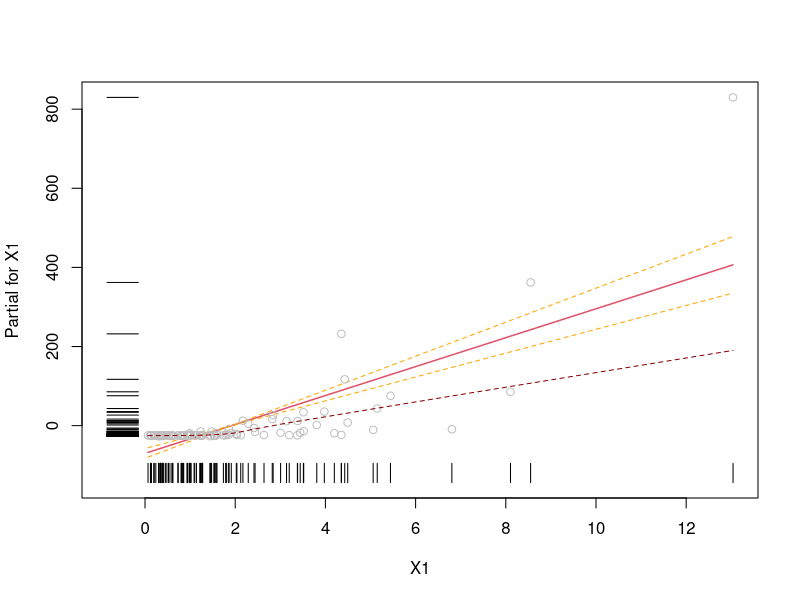
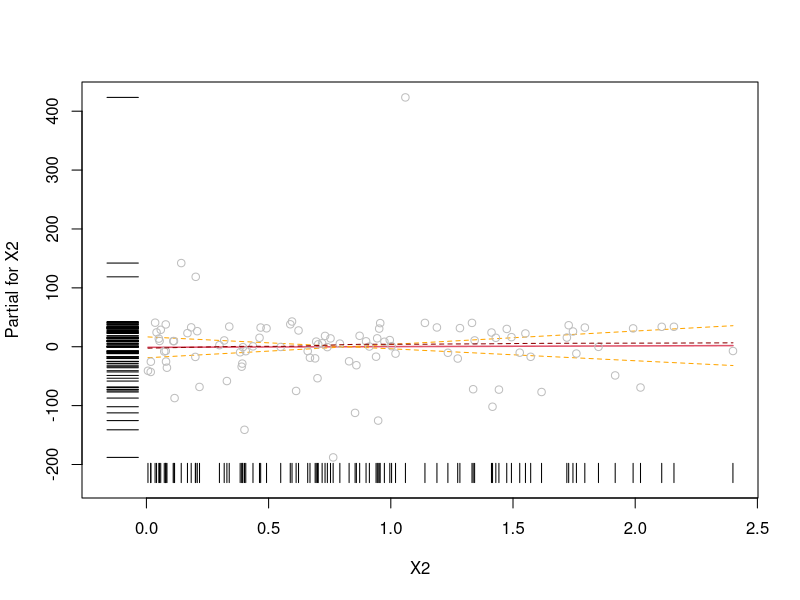
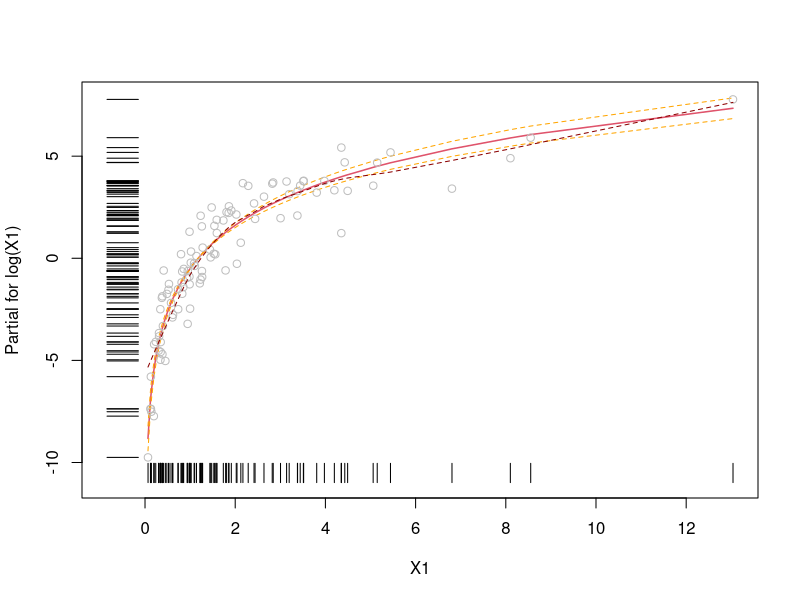
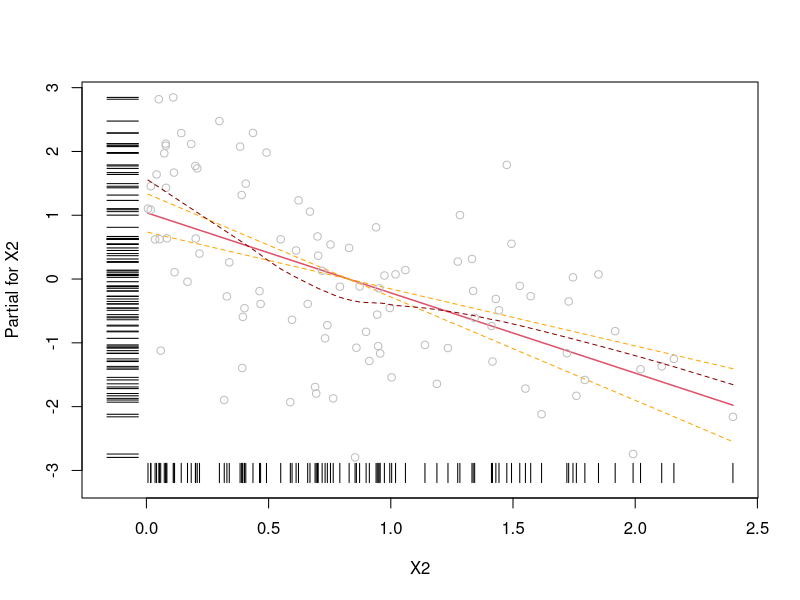
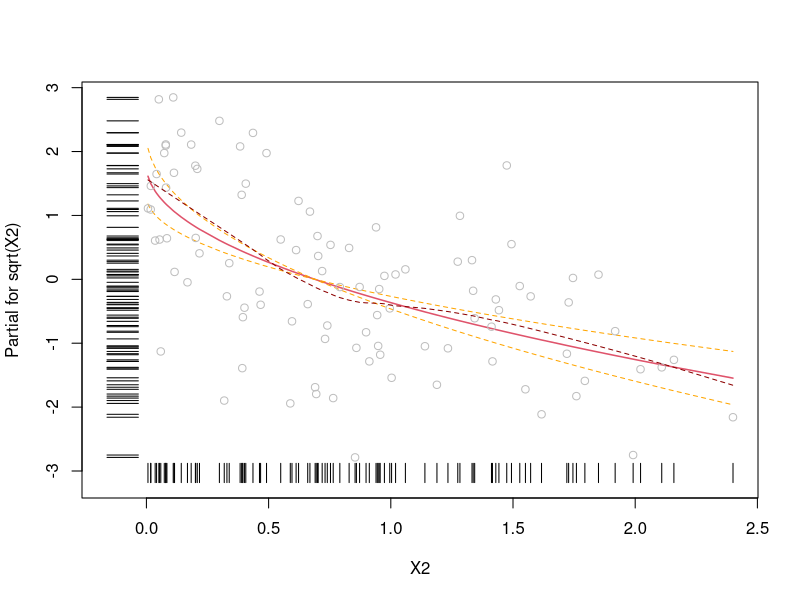
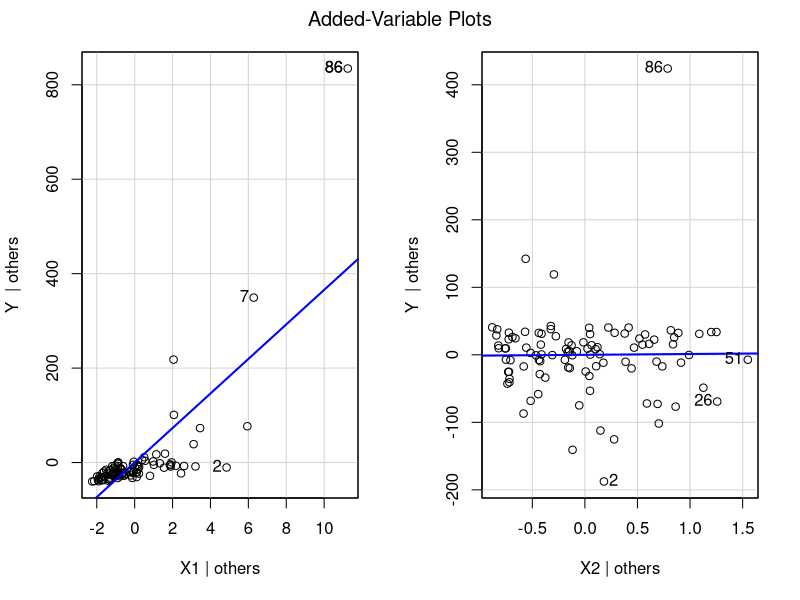
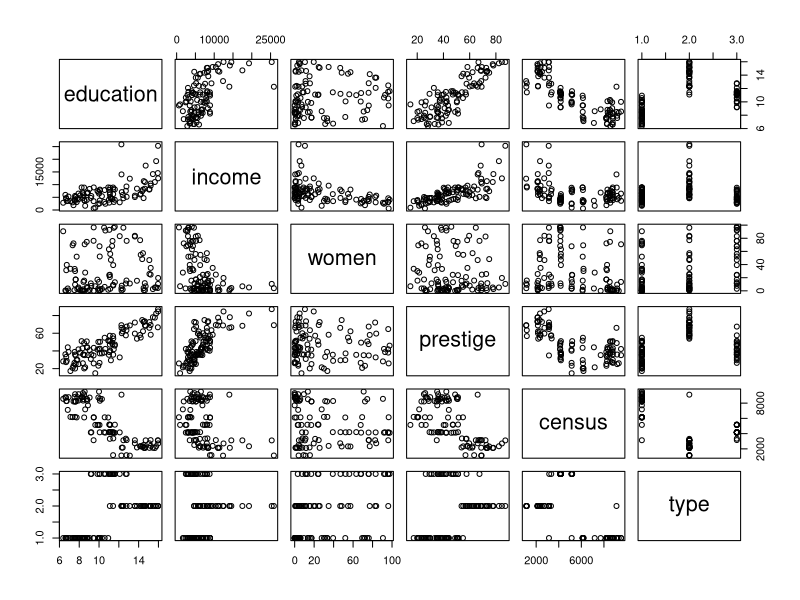
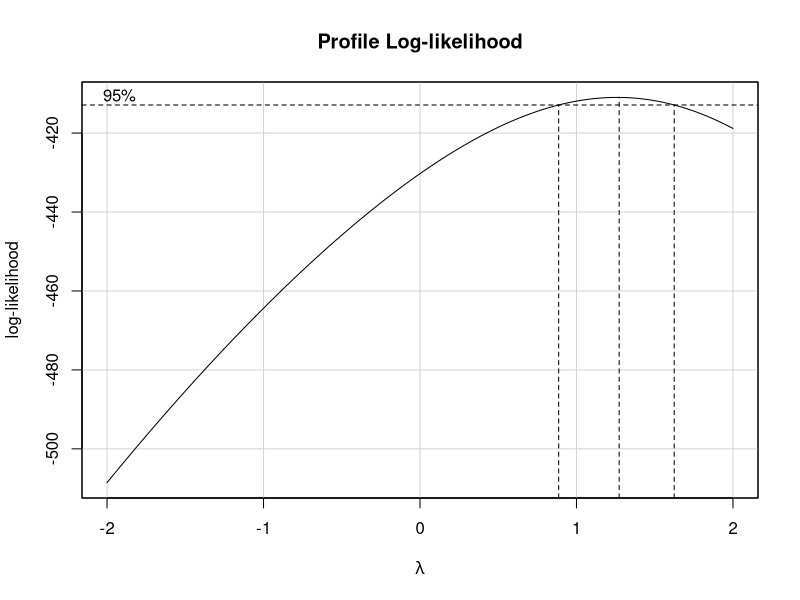

The R source for these figures, in order:
## ---- chunk 1
knitr::opts_chunk$set(echo =TRUE)
## ---- chunk 2
n = 100
logx1 = rnorm(n)
x1 = exp(logx1)
x2 = abs(rnorm(n))
logy = .5 + 3*logx1 - 2*sqrt(x2) + rnorm(n)
simdat = data.frame(X1=x1, X2 = x2, Y=exp(logy))
## ---- chunk 3
termplot(lm(Y ~ X1 + X2, data=simdat), terms = "X1",
         partial.resid = T, se=T, rug=T,
         smooth = panel.smooth)

## ---- chunk 4
termplot(lm(Y ~ X1 + X2, data=simdat), terms = "X2",
         partial.resid = T, se=T, rug=T, 
         smooth = panel.smooth)
## ---- chunk 5
termplot(lm(log(Y) ~ log(X1) + X2, data=simdat),
         terms = "log(X1)", partial.resid = T, se=T, rug=T, 
         smooth = panel.smooth)
## ---- chunk 6
termplot(lm(log(Y) ~ log(X1) + X2, data=simdat), terms = "X2",
         partial.resid = T, se=T, rug=T, smooth = panel.smooth)

## ---- chunk 7
termplot(lm(log(Y) ~ log(X1) + sqrt(X2), data=simdat), terms = "sqrt(X2)",
         partial.resid = T, se=T, rug=T, smooth = panel.smooth)
## ---- chunk 8
library(car)
mod1 = lm(Y ~ X1 + X2, data=simdat)
avPlots(mod1)
## ---- chunk 9
data("Prestige")
## ---- chunk 10
pairs(Prestige)
## ---- chunk 11
boxTidwell(prestige ~ income + education, ~ type + poly(women, 2), data=Prestige)
## ---- chunk 12
boxCox(lm(prestige ~ income + education + type + poly(women, 2), data=Prestige))
